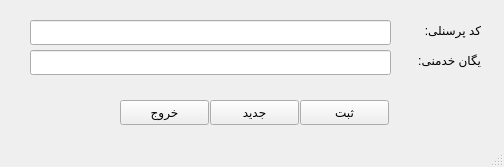
<?xml version="1.0" encoding="UTF-8"?>
<ui version="4.0">
 <class>MainWindow</class>
 <widget class="QMainWindow" name="MainWindow">
  <property name="geometry">
   <rect>
    <x>0</x>
    <y>0</y>
    <width>504</width>
    <height>167</height>
   </rect>
  </property>
  <property name="windowTitle">
   <string>MainWindow</string>
  </property>
  <widget class="QWidget" name="centralwidget">
   <widget class="QLabel" name="label">
    <property name="geometry">
     <rect>
      <x>400</x>
      <y>50</y>
      <width>81</width>
      <height>20</height>
     </rect>
    </property>
    <property name="text">
     <string>یگان خدمنی:</string>
    </property>
   </widget>
   <widget class="QLineEdit" name="lineEdit">
    <property name="geometry">
     <rect>
      <x>30</x>
      <y>50</y>
      <width>361</width>
      <height>25</height>
     </rect>
    </property>
   </widget>
   <widget class="QPushButton" name="pushButton">
    <property name="geometry">
     <rect>
      <x>300</x>
      <y>100</y>
      <width>89</width>
      <height>25</height>
     </rect>
    </property>
    <property name="text">
     <string>ثبت</string>
    </property>
   </widget>
   <widget class="QPushButton" name="pushButton_2">
    <property name="geometry">
     <rect>
      <x>210</x>
      <y>100</y>
      <width>89</width>
      <height>25</height>
     </rect>
    </property>
    <property name="text">
     <string>جدید</string>
    </property>
   </widget>
   <widget class="QPushButton" name="pushButton_3">
    <property name="geometry">
     <rect>
      <x>120</x>
      <y>100</y>
      <width>89</width>
      <height>25</height>
     </rect>
    </property>
    <property name="text">
     <string>خروج</string>
    </property>
   </widget>
   <widget class="QLabel" name="label_2">
    <property name="geometry">
     <rect>
      <x>400</x>
      <y>20</y>
      <width>81</width>
      <height>20</height>
     </rect>
    </property>
    <property name="text">
     <string>کد پرسنلی:</string>
    </property>
   </widget>
   <widget class="QLineEdit" name="lineEdit_2">
    <property name="geometry">
     <rect>
      <x>30</x>
      <y>20</y>
      <width>361</width>
      <height>25</height>
     </rect>
    </property>
   </widget>
  </widget>
  <widget class="QStatusBar" name="statusbar"/>
 </widget>
 <resources/>
 <connections/>
</ui>
